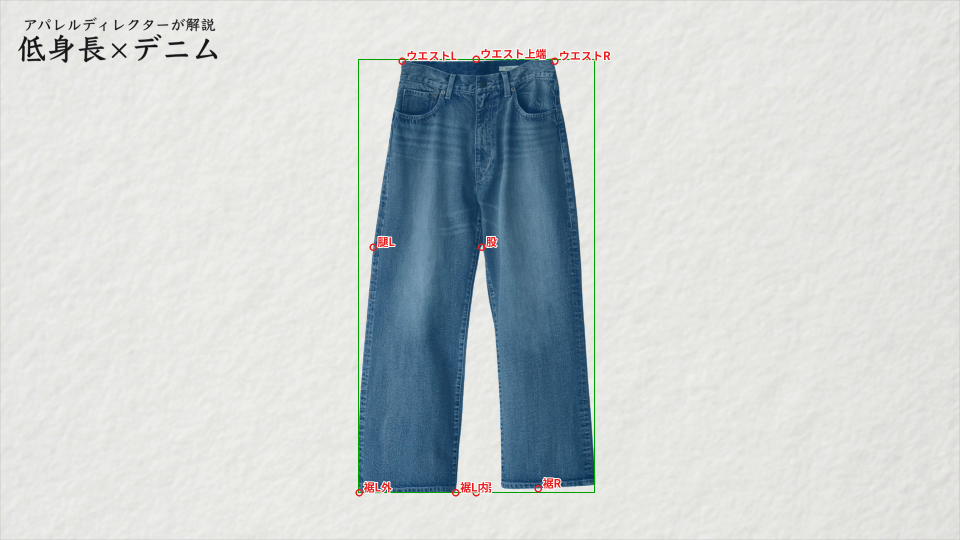
#> input picture editing/tools/measure/examples/denim_check.png, 1920 x 1080 px, given in place of m, which was not available (shown at 1/2 size)
$ python -i look_match.py   (imports and definitions only)
#> lines starting #> are read from the running program, lines starting #| are printed output that depends on the picture
"""A19 の色味（基準ルック）に素材を合わせる .cube LUT を作る。

素材ごとに元の色（カメラ・ホワイトバランス・露出）が違うので、固定 LUT ではなく
「素材のサンプルフレーム → 基準ルック」の差分から LUT を毎回生成する。

サブコマンド:
  reference  画像/動画から基準ルックの統計を作る
      python3 look_match.py reference OUT.json INPUT... [--storyboard]
  lut        素材のサンプルから基準ルックに合わせる LUT を作る
      python3 look_match.py lut REF.json OUT.cube INPUT... [--strength 0.8] [--size 33] [--mode anchors|histogram]
      anchors（既定）は黒点・白壁・白点に合わせるので、服の色など映っている内容の影響を受けにくい
  apply      LUT を画像に当ててプレビューを作る（左: 元 / 右: 適用後）
      python3 look_match.py apply LUT.cube IN_IMAGE OUT_IMAGE
  stats      画像/動画の統計を基準と比べて表示する
      python3 look_match.py stats REF.json INPUT...

INPUT は画像（jpg/png/tif）か動画（ffmpeg で均等に 24 コマ抽出）。
--storyboard を付けると YouTube ストーリーボード（320x180 のタイル画像）として分割して読む。

前提: 素材は Rec.709（ガンマ 2.4 相当）で、LOG 素材の場合は先に変換 LUT を当ててから使う。
FCP では、LUT は調整レイヤーに「カスタム LUT」エフェクトとして当てる（README 参照）。
"""
import argparse
import json
import os
import subprocess
import sys
import tempfile

import numpy as np
from PIL import Image

QS = np.linspace(0, 100, 101)
BANDS = [(0, 20), (20, 40), (40, 60), (60, 80), (80, 101)]


# ---------- 色空間 ----------
def srgb_to_lin(c):
    return np.where(c <= 0.04045, c / 12.92, ((c + 0.055) / 1.055) ** 2.4)


def lin_to_srgb(c):
    c = np.clip(c, 0, None)
    return np.where(c <= 0.0031308, c * 12.92, 1.055 * np.power(c, 1 / 2.4) - 0.055)


M = np.array([[0.4124564, 0.3575761, 0.1804375],
              [0.2126729, 0.7151522, 0.0721750],
              [0.0193339, 0.1191920, 0.9503041]])
MI = np.linalg.inv(M)
WP = np.array([0.95047, 1.0, 1.08883])


# [13 lines left out: functions rgb_to_lab, lab_to_rgb, not called in this run]


# ---------- 入力 ----------
def load_frames(paths, storyboard=False, n_video=24):
#> called with paths = 'measure/examples/denim_check.png', storyboard = False, n_video = 24
    frames = []
    for p in paths:
        ext = os.path.splitext(p)[1].lower()
        if ext in ('.mp4', '.mov', '.mxf', '.m4v', '.mts'):
            with tempfile.TemporaryDirectory() as td:
                dur = float(subprocess.check_output(
                    ['ffprobe', '-v', 'error', '-show_entries', 'format=duration', '-of', 'csv=p=0', p]).decode().strip())
                for k in range(n_video):
                    t = dur * (k + 0.5) / n_video
                    out = os.path.join(td, f'{k}.png')
                    subprocess.run(['ffmpeg', '-v', 'error', '-ss', str(t), '-i', p, '-frames:v', '1',
                                    '-vf', 'scale=640:-2', out], check=True)
                    frames.append(np.asarray(Image.open(out).convert('RGB'), dtype=np.float32) / 255)
        else:
            im = np.asarray(Image.open(p).convert('RGB'), dtype=np.float32) / 255
            if storyboard:
                for r in range(im.shape[0] // 180):
                    for c in range(im.shape[1] // 320):
                        frames.append(im[r * 180:(r + 1) * 180, c * 320:(c + 1) * 320])
            else:
                if im.shape[1] > 960:
                    pil = Image.fromarray((im * 255).astype(np.uint8)).resize((960, int(im.shape[0] * 960 / im.shape[1])))
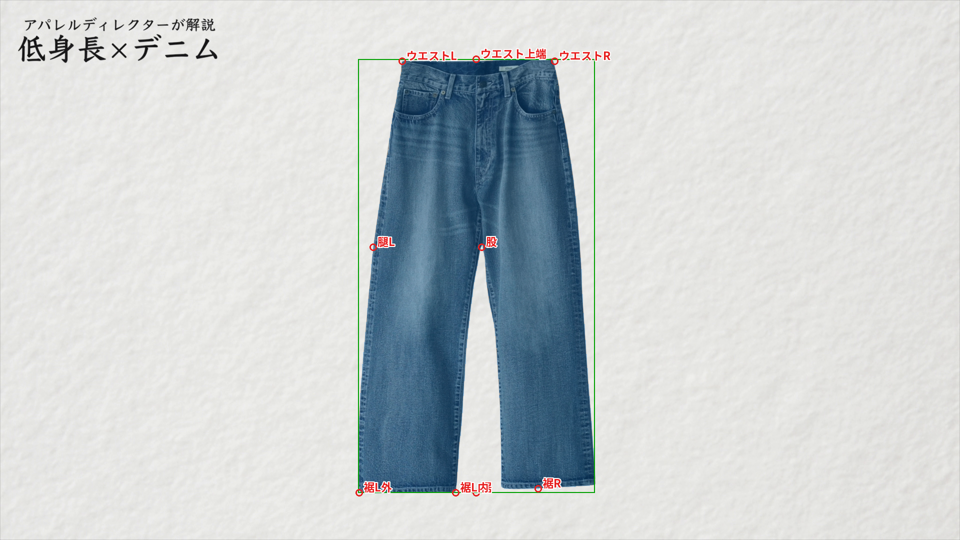
#> pil: PIL image 960x540 RGB; mean R, G, B 202.5, 208, 209.7
                    im = np.asarray(pil, dtype=np.float32) / 255
#> im: shape (540, 960, 3) float32
                frames.append(im)
#> pass 2 of the loop in load_frames, `for p in paths:`:
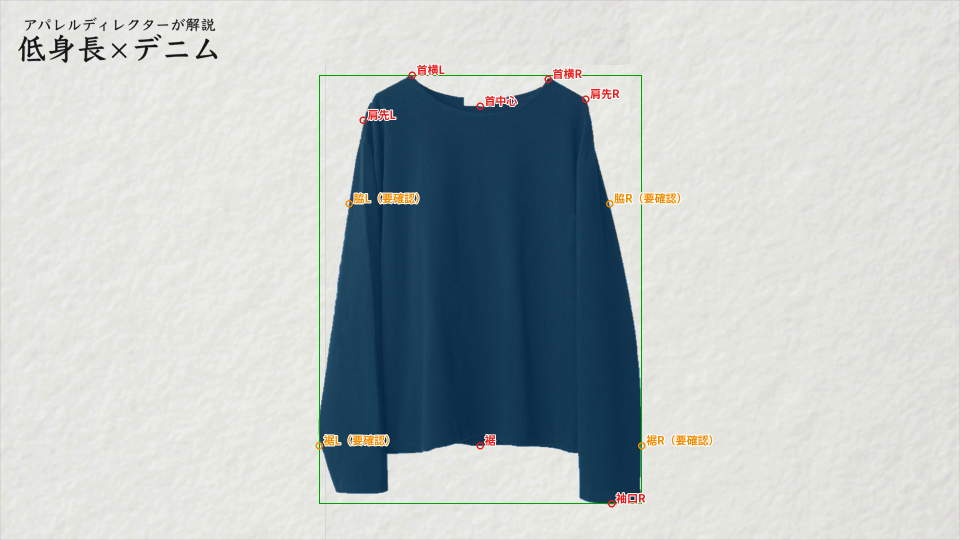
#> input picture editing/tools/measure/examples/tee_points.png, 1920 x 1080 px, given in place of e, which was not available (shown at 1/2 size)
#> in load_frames, `pil = Image.fromarray((im * 255).astype(np.uint8)).resize((960, int(im..`:
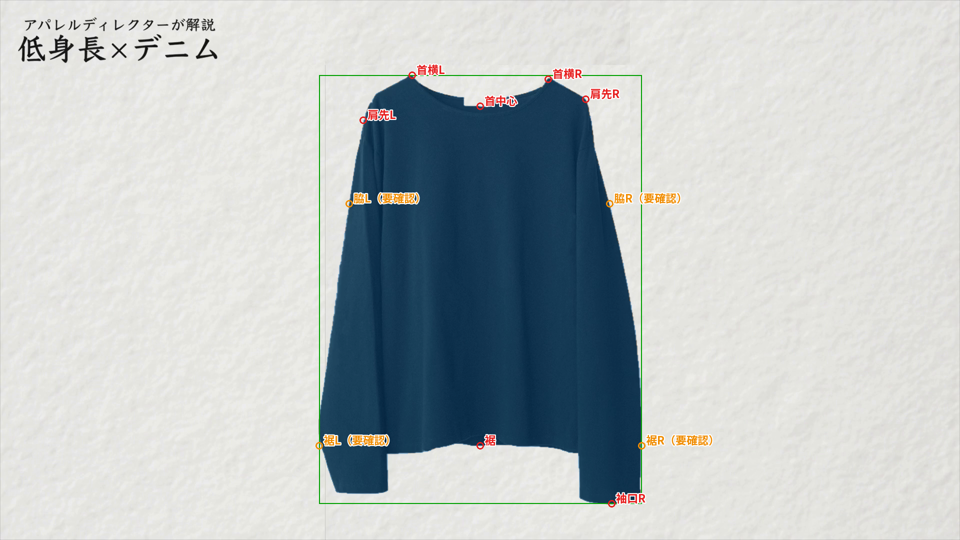
#> pil: PIL image 960x540 RGB; mean R, G, B 186.6, 193.4, 194.8
    return frames


# [171 lines left out: functions usable, stats, band_interp, build_transform, build_anchor_transform, write_cube and 4 more, not called in this run]


# [2 lines not run here, left out]

#> (the run stopped early here; a loop or call above may not have finished)
